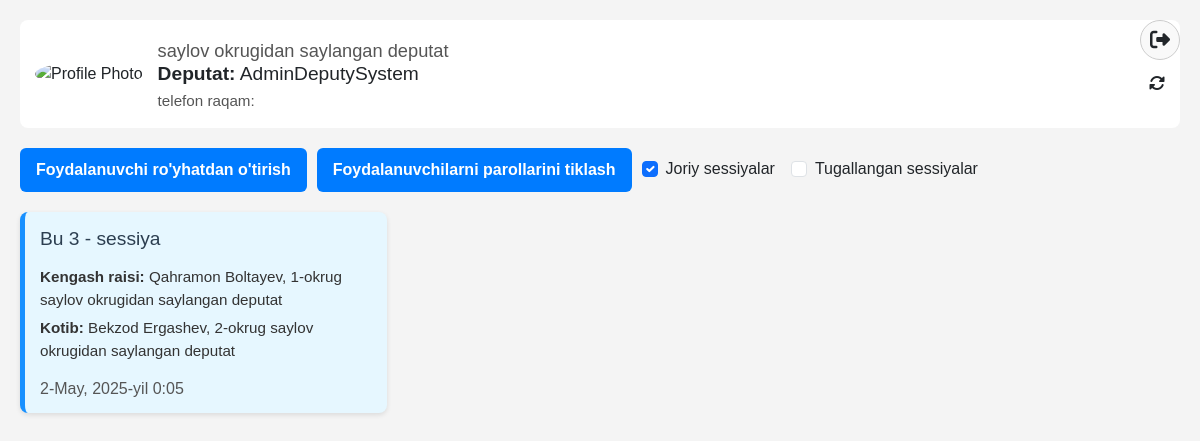
The app's page / (signed in), older data.
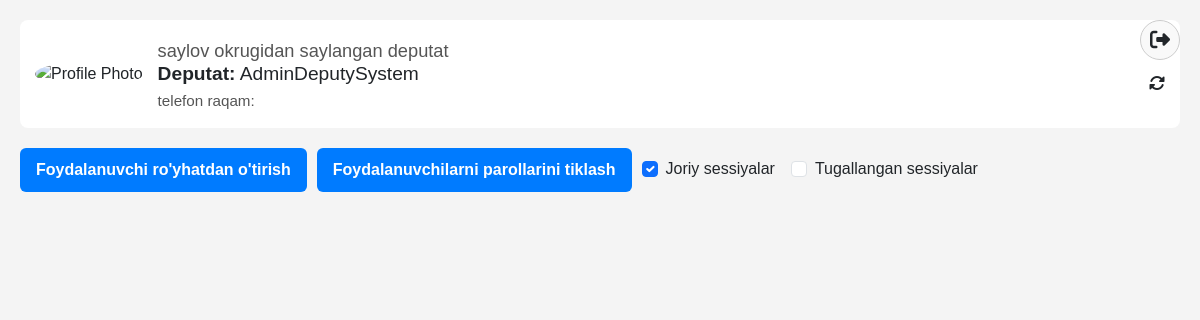
The same page, newer data.
### a1/models.py (models this page shows, shortened)
class OrganizeSession(models.Model):
	owner = models.ForeignKey(User, related_name = "ownerSession",on_delete = models.SET_NULL, null=True, blank=True)
	title = models.CharField(max_length = 500)
	council_time = models.DateTimeField(null = True, blank = True)
	participants = models.ManyToManyField(User, related_name = "participantsOfCouncil")
	secretary = models.ForeignKey(User, on_delete = models.SET_NULL, null=True, blank=True)
	passed = models.BooleanField(default = False)
	created_at = models.DateTimeField(auto_now_add = True)
	updated_at = models.DateTimeField(auto_now = True)

class Profile(models.Model):
	user_id = models.OneToOneField(User, related_name="userProfile" , on_delete = models.SET_NULL, null=True,blank=True)
	phone_number = models.CharField(max_length = 50, null = True, blank = True)
	okrugId = models.ForeignKey(OkrugModel, on_delete = models.SET_NULL, null=True)
	profile_photo = models.ImageField(upload_to = 'profile_imgs/', null=True, blank=True, default = "profile_imgs/default.jpg")
	role = models.ManyToManyField(Role, related_name = "RoleOfUser" , blank=True)
	is_active = models.BooleanField(default = True)

class OkrugModel(models.Model):
	okrug_name = models.CharField(max_length = 50)

### a1/views.py (the view)
# urls.py: path('', views.home, name="home"),
def home(request):
	if not request.user.is_authenticated:
		return redirect('login')
	pr = Profile.objects.filter(user_id = request.user).first()
	if pr:
		has_leader_role = pr.role.filter(role_name__icontains = "Ishchi guruh rahbari").exists()
	else:
		has_leader_role = False
	sessions = OrganizeSession.objects.filter(passed = False)
	passed_sessions = OrganizeSession.objects.filter(passed = True)
	print(has_leader_role)
	context = {
	'pr':pr,
	'has_leader_role':has_leader_role,
	'sessions':sessions,
	'passed_sessions':passed_sessions,
	}
	return render(request, "home.html", context)

### templates/home.html (shortened to what this page needs)
<!DOCTYPE html>
<html lang="en">
<head>
    <link href="https://cdn.jsdelivr.net/npm/bootstrap@5.3.0/dist/css/bootstrap.min.css" rel="stylesheet">
    <link rel="stylesheet" href="https://cdnjs.cloudflare.com/ajax/libs/font-awesome/6.5.0/css/all.min.css">
</head>
<body>
<div class="logout-top-button" onclick="window.location.href='{% url 'logout' %}'" title="Logout">
    <i class="fas fa-sign-out-alt"></i>
</div>
<div class="user-info">
    <div class="profile-container">
        <img src="{{ request.user.userProfile.profile_photo.url }}" alt="Profile Photo">
    </div>
    <div class="user-details">
        <h2>
            <p>{{ request.user.userProfile.okrugId.okrug_name }} saylov okrugidan saylangan deputat</p>
            {% if has_leader_role %}
                <b>Ishchi guruh raxbari:</b>
            {% else %}
                <b>Deputat:</b>
            {% endif %}
            {{ request.user.username }}
        </h2>
        <p>telefon raqam: {{ request.user.userProfile.phone_number }}</p>
    </div>
    <div class="reload-button" onclick="location.reload()" title="Reload" style="margin-top:20px;">
        <i class="fas fa-sync-alt"></i>
    </div>
</div>
<div class="nav-links">
    {% if request.user.is_superuser %}
        <a href="{% url 'addsomeonenew' %}">Foydalanuvchi ro'yhatdan o'tirish</a>
        <a href="{% url 'manageusers' %}">Foydalanuvchilarni parollarini tiklash</a>
    {% endif %}
    <div class="d-flex align-items-center gap-3">
        <div class="form-check">
            <input class="form-check-input" type="checkbox" id="checkboxUpcoming" checked>
            <label class="form-check-label" for="checkboxUpcoming">Joriy sessiyalar</label>
        </div>
        <div class="form-check">
            <input class="form-check-input" type="checkbox" id="checkboxPassed">
            <label class="form-check-label" for="checkboxPassed">Tugallangan sessiyalar</label>
        </div>
    </div>
</div>
<div class="session-list" id="sessions">
    {% for x in sessions %}
    <div class="session-card" onclick="window.location.href='{% url 'voting' x.id %}'">
        <h2>{{ x.title }}</h2>
        <div class="session-details">
            <p><strong>Kengash raisi:</strong> {{ x.owner.first_name }} {{ x.owner.last_name }}, {{ x.owner.userProfile.okrugId.okrug_name }}  saylov okrugidan saylangan deputat</p>
            <p><strong>Kotib:</strong> {{ x.secretary.first_name }} {{ x.secretary.last_name }}, {{ x.secretary.userProfile.okrugId.okrug_name }} saylov okrugidan saylangan deputat</p>
        </div>
        <div class="session-time">
            <h3>{{ x.council_time}}</h3>
        </div>
    </div>
    {% endfor %}
</div>
</body>
</html>

### templates/home.html (style rules this page uses)
body { font-family: Arial, sans-serif; margin: 0; padding: 20px; background-color: #f4f4f4; }
.logout-top-button { position: fixed; top: 20px; right: 20px; background-color: #f9f9f9; border: 1px solid #ccc; border-radius: 50%; width: 40px; height: 40px; font-size: 20px; display: flex; align-items: center; justify-content: center; z-index: 999; cursor: pointer; transition: background-color 0.2s ease, transform 0.2s ease; }
.user-info { display: flex; align-items: center; gap: 15px; background-color: #fff; padding: 15px; border-radius: 8px; margin-bottom: 20px; position: relative; }
.profile-container { position: relative; }
.user-info img { width: 60px; height: 60px; object-fit: cover; border-radius: 50%; }
.user-details { flex-grow: 1; }
.user-details h2 { margin: 0; font-size: 1.2em; }
.user-details p { margin: 5px 0 0; color: #555; font-size: 0.95em; }
.nav-links { margin-bottom: 20px; display: flex; flex-wrap: wrap; gap: 10px; align-items: center; }
.nav-links a { background-color: #007bff; color: white; padding: 10px 16px; border: none; border-radius: 6px; text-decoration: none; font-weight: bold; transition: background-color 0.3s ease; }

Row changes from the older to the newer data that the page shows:
removed OrganizeSession: title "Bu 3 - sessiya", owner.first_name "Qahramon", owner.last_name "Boltayev", owner.userProfile.okrugId.okrug_name "1-okrug", secretary.first_name "Bekzod", secretary.last_name "Ergashev", secretary.userProfile.okrugId.okrug_name "2-okrug", council_time "2-May, 2025-yil 0:05"
